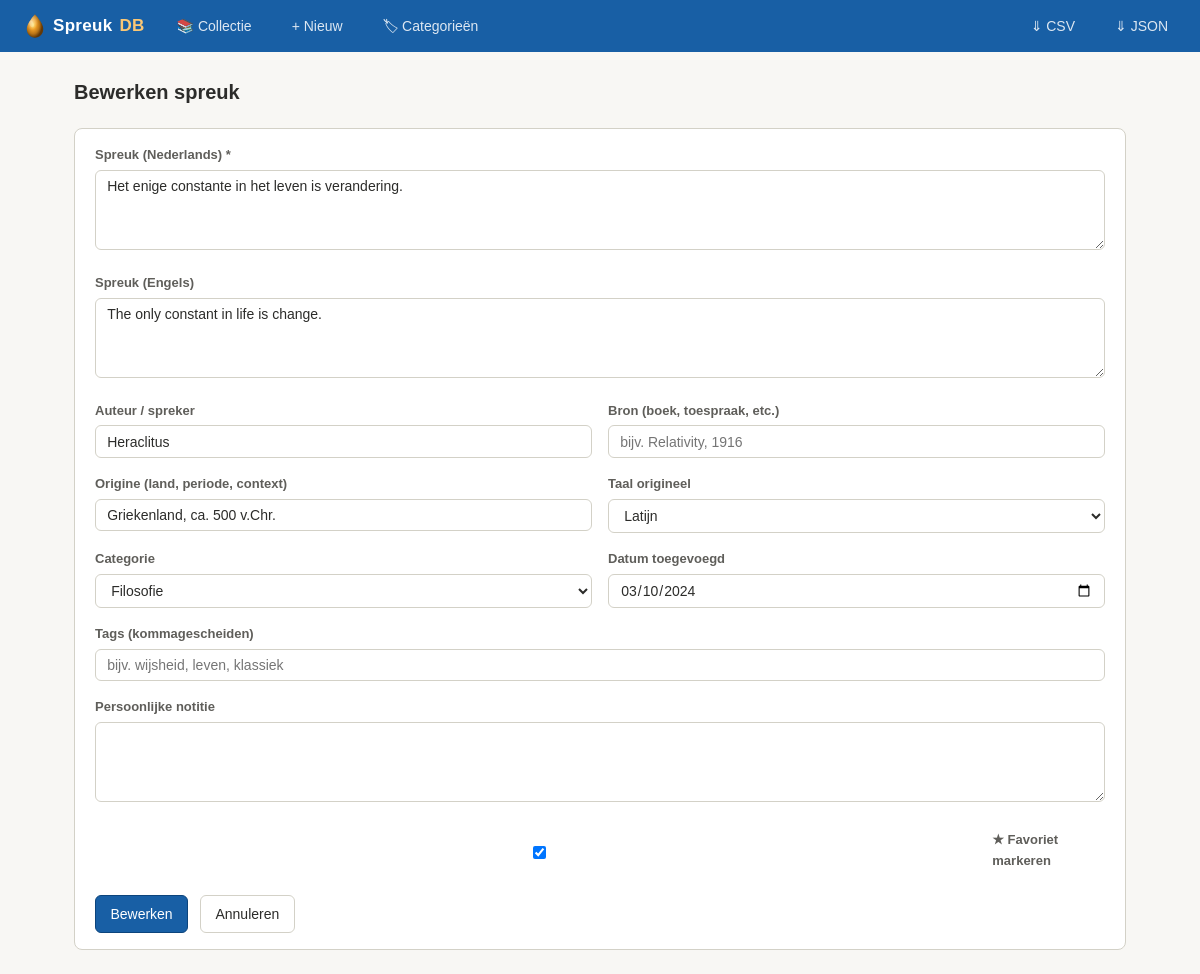
/spreuk/3/bewerk, run on the app's committed database.
### tables this page shows
CREATE TABLE spreuk (
                id INTEGER PRIMARY KEY AUTOINCREMENT,
                tekst_nl TEXT NOT NULL,
                tekst_en TEXT,
                auteur TEXT,
                bron TEXT,
                origine TEXT,
                taal_origineel TEXT DEFAULT 'nl',
                categorie_id INTEGER REFERENCES categorie(id),
                datum_toegevoegd DATE DEFAULT (date('now')),
                notitie TEXT,
                favoriet INTEGER DEFAULT 0
            );

CREATE TABLE categorie (
                id INTEGER PRIMARY KEY AUTOINCREMENT,
                naam TEXT NOT NULL UNIQUE,
                beschrijving TEXT
            );

### app.py (the view, shortened to what this page needs)
@app.route('/spreuk/<int:sid>/bewerk', methods=['GET', 'POST'])
def bewerk(sid):
    db = get_db()
    spreuk = db.execute('SELECT * FROM spreuk WHERE id=?', (sid,)).fetchone()
    if not spreuk:
        return redirect(url_for('index'))
    tags = db.execute(
        'SELECT t.naam FROM tag t JOIN spreuk_tag st ON t.id=st.tag_id WHERE st.spreuk_id=?', (sid,)
    ).fetchall()
    tags_str = ', '.join(t['naam'] for t in tags)
    categorieen = db.execute('SELECT * FROM categorie ORDER BY naam').fetchall()
    return render_template('form.html', spreuk=spreuk, categorieen=categorieen,
                           actie='Bewerken', tags_str=tags_str)

### app.py (called while the page is built)
def get_db():
    conn = sqlite3.connect(DB)
    conn.row_factory = sqlite3.Row
    return conn

### templates/form.html (shortened to what this page needs)
{% extends "base.html" %}
{% block inhoud %}
<h2 style="margin-bottom:1.25rem;font-size:20px">{{ actie }} spreuk</h2>
<div class="card">
<form method="post">
  <div class="form-grid">
    <div class="veld vol">
      <label>Spreuk (Nederlands) *</label>
      <textarea name="tekst_nl" required>{{ spreuk.tekst_nl if spreuk else '' }}</textarea>
    </div>
    <div class="veld vol">
      <label>Spreuk (Engels)</label>
      <textarea name="tekst_en">{{ spreuk.tekst_en if spreuk and spreuk.tekst_en else '' }}</textarea>
    </div>
    <div class="veld">
      <label>Auteur / spreker</label>
      <input type="text" name="auteur" value="{{ spreuk.auteur if spreuk and spreuk.auteur else '' }}" placeholder="bijv. Albert Einstein">
    </div>
    <div class="veld">
      <label>Bron (boek, toespraak, etc.)</label>
      <input type="text" name="bron" value="{{ spreuk.bron if spreuk and spreuk.bron else '' }}" placeholder="bijv. Relativity, 1916">
    </div>
    <div class="veld">
      <label>Origine (land, periode, context)</label>
      <input type="text" name="origine" value="{{ spreuk.origine if spreuk and spreuk.origine else '' }}" placeholder="bijv. Duitsland, 20e eeuw">
    </div>
    <div class="veld">
      <label>Taal origineel</label>
      <select name="taal_origineel">
        {% for code, naam in [('nl','Nederlands'),('en','Engels'),('de','Duits'),('fr','Frans'),('la','Latijn'),('anders','Anders')] %}
        <option value="{{ code }}" {% if spreuk and spreuk.taal_origineel == code %}selected{% elif not spreuk and code == 'nl' %}selected{% endif %}>{{ naam }}</option>
        {% endfor %}
      </select>
    </div>
    <div class="veld">
      <label>Categorie</label>
      <select name="categorie_id">
        {% for c in categorieen %}
        <option value="{{ c.id }}" {% if spreuk and spreuk.categorie_id == c.id %}selected{% endif %}>{{ c.naam }}</option>
        {% endfor %}
      </select>
    </div>
    <div class="veld">
      <label>Datum toegevoegd</label>
      <input type="date" name="datum_toegevoegd" value="{{ spreuk.datum_toegevoegd if spreuk and spreuk.datum_toegevoegd else '' }}">
    </div>
    <div class="veld vol">
      <label>Tags (kommagescheiden)</label>
      <input type="text" name="tags" value="{{ tags_str if tags_str is defined else '' }}" placeholder="bijv. wijsheid, leven, klassiek">
    </div>
    <div class="veld vol">
      <label>Persoonlijke notitie</label>
      <textarea name="notitie">{{ spreuk.notitie if spreuk and spreuk.notitie else '' }}</textarea>
    </div>
    <div class="veld vol">
      <div class="check-rij">
        <input type="checkbox" name="favoriet" id="fav" value="1" {% if spreuk and spreuk.favoriet %}checked{% endif %}>
        <label for="fav">&#9733; Favoriet markeren</label>
      </div>
    </div>
  </div>
  <div style="display:flex;gap:.75rem;margin-top:1.25rem">
    <button type="submit" class="btn btn-primair">{{ actie }}</button>
    <a href="{{ url_for('index') }}" class="btn">Annuleren</a>
  </div>
</form>
</div>
{% endblock %}

### templates/base.html (style rules this page uses)
:root { --blauw: #185fa5; --blauw-licht: #e6f1fb; --blauw-donker: #0c447c; --tekst: #2c2c2a; --tekst-zacht: #5f5e5a; --achtergrond: #f8f7f4; --vlak: #ffffff; --rand: #d3d1c7; --goud: #ba7517; --groen: #3b6d11; --rood: #a32d2d; --amber-licht: #faeeda; }
* { box-sizing: border-box; margin: 0; padding: 0; }
body { font-family: Arial, sans-serif; background: var(--achtergrond); color: var(--tekst); font-size: 15px; line-height: 1.6; }
a { color: var(--blauw); text-decoration: none; }
.card { background: var(--vlak); border: 1px solid var(--rand); border-radius: 8px; padding: 1rem 1.25rem; }
.btn { display: inline-flex; align-items: center; gap: .3rem; padding: .4rem .9rem; border-radius: 6px; font-size: 14px; cursor: pointer; border: 1px solid var(--rand); background: var(--vlak); color: var(--tekst); text-decoration: none; }
.btn-primair { background: var(--blauw); color: white; border-color: var(--blauw-donker); }
.form-grid { display: grid; grid-template-columns: 1fr 1fr; gap: 1rem; }
.form-grid .vol { grid-column: 1 / -1; }
.veld label { display: block; font-size: 13px; font-weight: bold; color: var(--tekst-zacht); margin-bottom: 4px; }
.veld input, .veld select, .veld textarea { width: 100%; padding: .45rem .7rem; border: 1px solid var(--rand); border-radius: 6px; font-size: 14px; font-family: Arial, sans-serif; color: var(--tekst); background: var(--vlak); }
.veld textarea { min-height: 80px; resize: vertical; }
.check-rij { display: flex; align-items: center; gap: .5rem; margin-top: .3rem; font-size: 14px; }

### data on the page
spreuk: tekst_nl "Het enige constante in het leven is verandering.", tekst_en "The only constant in life is change.", auteur "Heraclitus", origine "Griekenland, ca. 500 v.Chr.", taal_origineel "Latijn", categorie_id "Filosofie", datum_toegevoegd "03/10/2024", favoriet "☑"

### other printed values
{{ actie }} "Bewerken"
